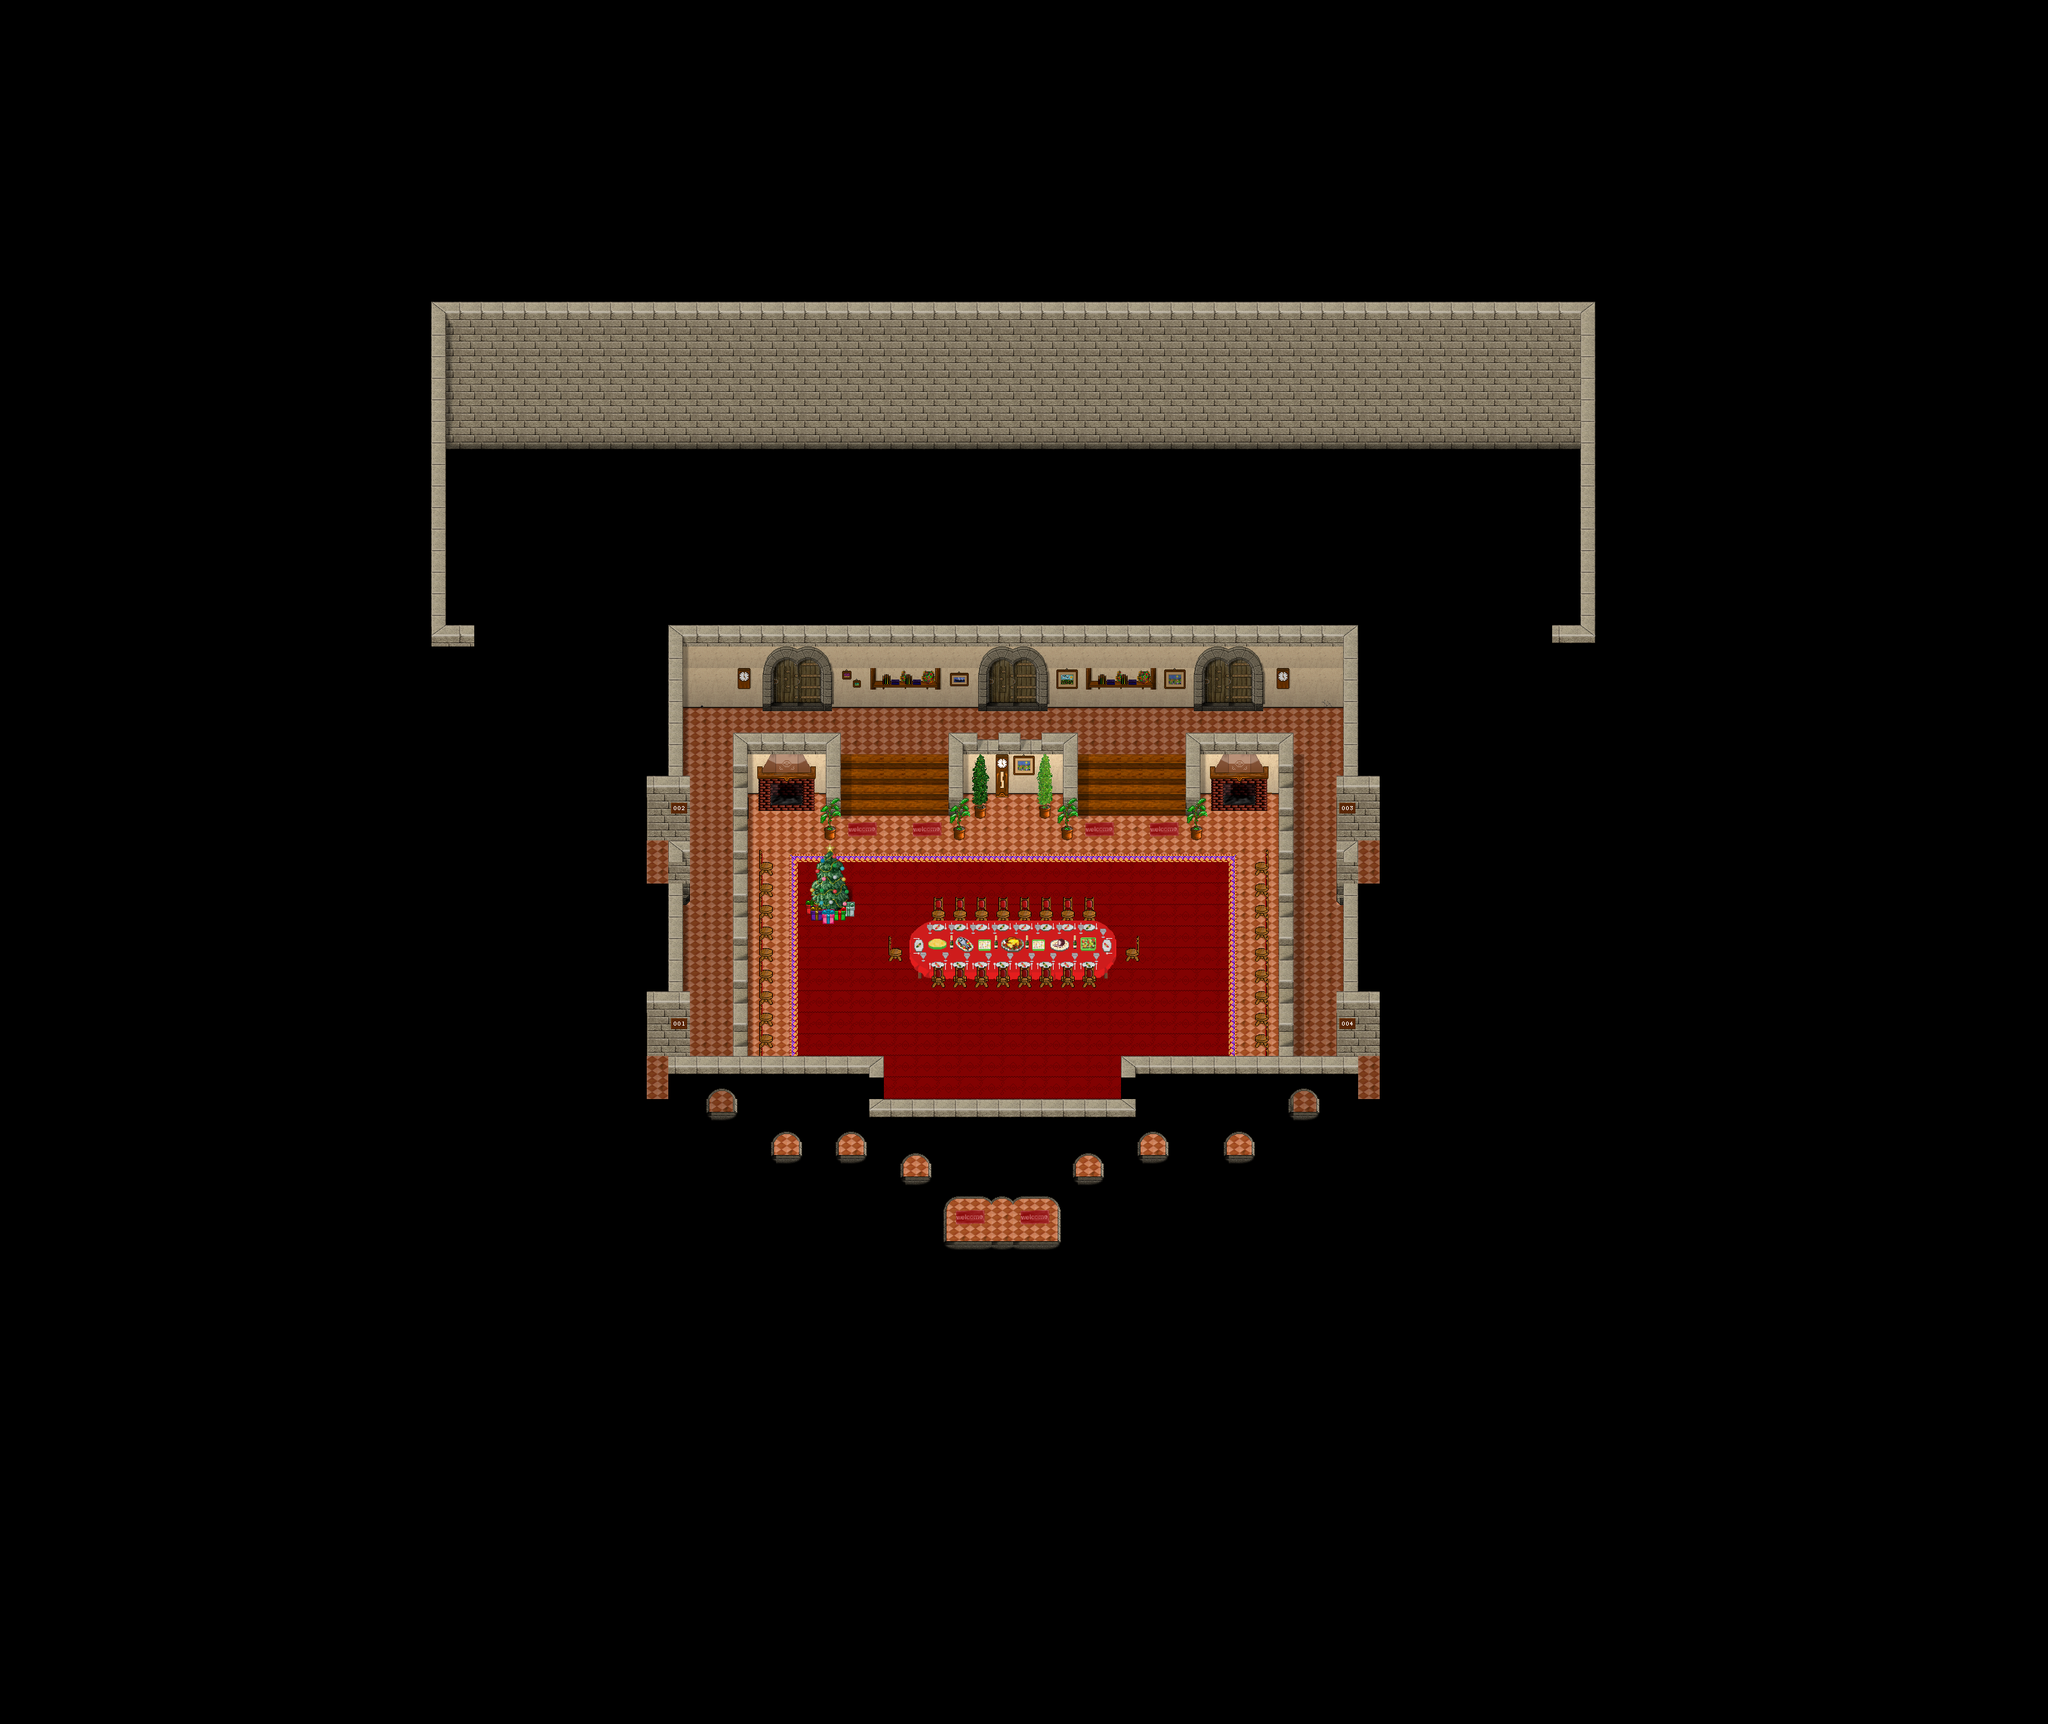

A level layout from a 2D game, rendered from its tile map. Below: a short description, then the map file with tile-grid data replaced by summaries:
An orthogonal 95x80 tile map with 32x32 px tiles, 4 tile layers (Ground, Ground2, Fringe, Top ), 2 hidden layers not drawn, 10 tilesets and 13 objects (6x warp, 3x PARTICLE_EFFECT, 2x Margem, VarandaReunião, VarandaBiblioteca).

<map version="1.0" orientation="orthogonal" width="95" height="80" tilewidth="32" tileheight="32">
 <properties>
  <property name="minimap" value="/graphics/minimaps/002-01.png" />
  <property name="music" value="Magick - Real.ogg" />
  <property name="name" value="Sala_Principal" />
  <property name="pasta" value="salaPrincipal" />
 </properties>
 <tileset firstgid="1" name="collision" tilewidth="32" tileheight="32">
  <image source="../graphics/tiles/collision.png" width="64" height="32" />
 </tileset>
 <tileset firstgid="3" name="blockWalls" tilewidth="32" tileheight="32">
  <image source="../graphics/tiles/blockWalls.png" width="512" height="512" />
 </tileset>
 <tileset firstgid="259" name="blockWalls_x2" tilewidth="32" tileheight="64">
  <image source="../graphics/tiles/blockWalls_x2.png" width="512" height="64" />
 </tileset>
 <tileset firstgid="275" name="blockWalls_in_x3" tilewidth="32" tileheight="32">
  <image source="../graphics/tiles/blockWalls_in_x3.png" width="512" height="96" />
 </tileset>
 <tileset firstgid="323" name="inn" tilewidth="32" tileheight="32">
  <image source="../graphics/tiles/inn.png" width="512" height="512" />
 </tileset>
 <tileset firstgid="579" name="sombras" tilewidth="32" tileheight="32">
  <image source="../graphics/tiles/sombras.png" width="192" height="128" />
 </tileset>
 <tileset firstgid="603" name="numeros" tilewidth="32" tileheight="32">
  <image source="../graphics/tiles/numeros.png" width="320" height="352" />
 </tileset>
 <tileset firstgid="713" name="mesa" tilewidth="32" tileheight="32">
  <image source="../graphics/tiles/natal_mesa.png" width="320" height="128" />
 </tileset>
 <tileset firstgid="753" name="inn_x2" tilewidth="32" tileheight="64">
  <image source="../graphics/tiles/inn_x2.png" width="512" height="64" />
 </tileset>
 <tileset firstgid="769" name="natal_x4" tilewidth="32" tileheight="128">
  <image source="../graphics/tiles/natal_decoracao2_x4.png" width="160" height="128" />
 </tileset>
 <layer name="Ground" width="95" height="80">
  <data>[7600 cells, 7600 non-empty, 25 distinct tile ids]</data>
 </layer>
 <layer name="Ground2" width="95" height="80">
  <data>[7600 cells, 832 non-empty, 93 distinct tile ids]</data>
 </layer>
 <layer name="Fringe" width="95" height="80">
  <data>[7600 cells, 307 non-empty, 22 distinct tile ids]</data>
 </layer>
 <layer name="Top " width="95" height="80">
  <data>[7600 cells, 315 non-empty, 41 distinct tile ids]</data>
 </layer>
 <layer name="Top2" width="95" height="80" visible="0">
  <data>[7600 cells, 4 non-empty, 2 distinct tile ids]</data>
 </layer>
 <layer name="Collision" width="95" height="80" visible="0" opacity="0.5">
  <data>[7600 cells, 7586 non-empty, 2 distinct tile ids]</data>
 </layer>
 <objectgroup name="Objects" width="0" height="0">
  <object name="Margem" x="0" y="0" width="640" height="640" />
  <object name="Margem" x="2368" y="1888" width="672" height="672" />
  <object name="VarandaReunião" x="1152" y="1024" width="64" height="32" />
  <object name="Escadaria-Terrea" type="warp" x="1472" y="1024" width="64" height="32">
   <properties>
    <property name="dest_map" value="002-04" />
    <property name="dest_x" value="1504" />
    <property name="dest_y" value="1024" />
   </properties>
  </object>
  <object name="VarandaBiblioteca" x="1792" y="1024" width="64" height="32" />
  <object name="paraFora" type="warp" x="1408" y="1824" width="160" height="32">
   <properties>
    <property name="dest_map" value="002" />
    <property name="dest_x" value="3200" />
    <property name="dest_y" value="2240" />
   </properties>
  </object>
  <object name="QuartoFeminino" type="warp" x="960" y="1248" width="32" height="64">
   <properties>
    <property name="dest_map" value="002-02" />
    <property name="dest_x" value="960" />
    <property name="dest_y" value="1280" />
   </properties>
  </object>
  <object name="QuartoMasculino" type="warp" x="960" y="1568" width="32" height="64">
   <properties>
    <property name="dest_map" value="002-03" />
    <property name="dest_x" value="960" />
    <property name="dest_y" value="1600" />
   </properties>
  </object>
  <object name="QuartoFeminino" type="warp" x="2016" y="1248" width="32" height="64">
   <properties>
    <property name="dest_map" value="002-02" />
    <property name="dest_x" value="2016" />
    <property name="dest_y" value="1280" />
   </properties>
  </object>
  <object name="QuartoMasculino" type="warp" x="2016" y="1568" width="32" height="64">
   <properties>
    <property name="dest_map" value="002-03" />
    <property name="dest_x" value="2016" />
    <property name="dest_y" value="1600" />
   </properties>
  </object>
  <object name="graphics/particles/natal-decoracao1.xml" type="PARTICLE_EFFECT" x="1440" y="1216" width="32" height="32" />
  <object name="graphics/particles/natal-decoracao1.xml" type="PARTICLE_EFFECT" x="1536" y="1216" width="32" height="32" />
  <object name="graphics/particles/natal-decoracao3.xml" type="PARTICLE_EFFECT" x="1232" y="1376" width="32" height="32" />
 </objectgroup>
</map>
